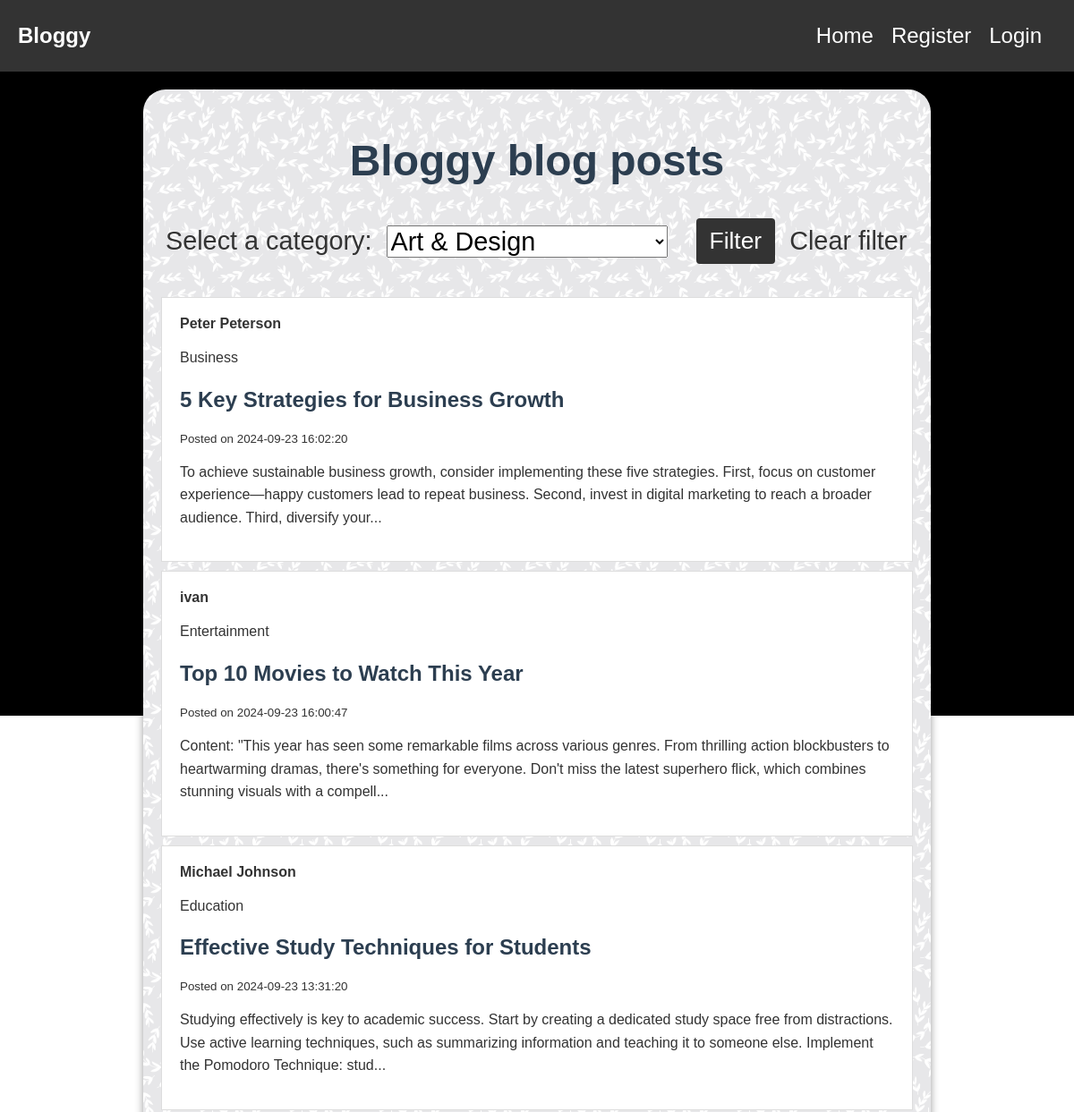
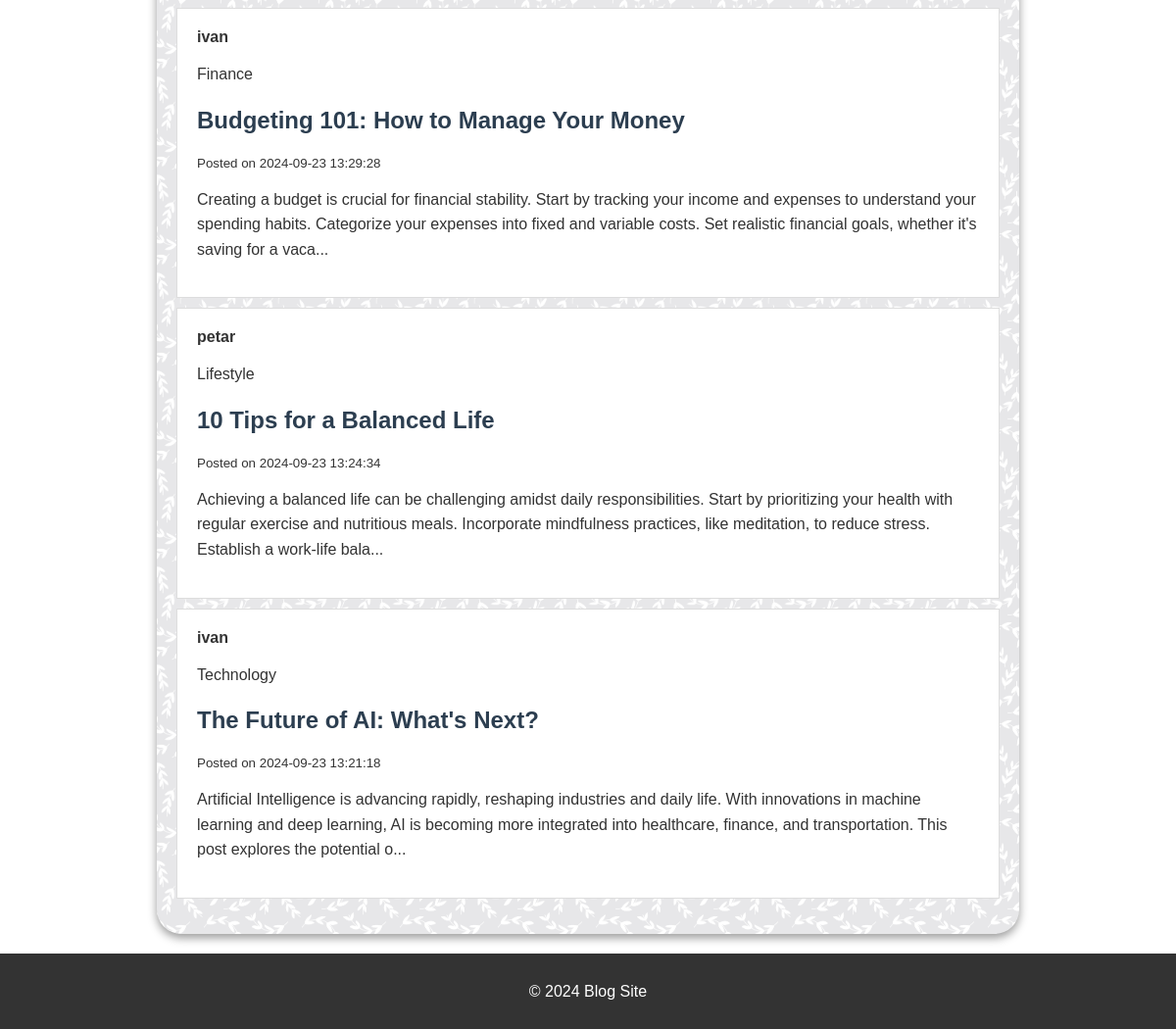
The page / on the database its author committed (2 pictures, top to bottom).
### tables this page shows
CREATE TABLE `blog_post` (
  `blog_id` int NOT NULL,
  `title` varchar(150) NOT NULL,
  `content` varchar(5000) DEFAULT NULL,
  `user_id` int NOT NULL,
  `created_timestamp` timestamp NOT NULL DEFAULT CURRENT_TIMESTAMP,
  `category_id` int NOT NULL
);

CREATE TABLE `user` (
  `user_id` int NOT NULL,
  `user_name` varchar(50) NOT NULL,
  `email` varchar(50) NOT NULL,
  `password` char(60) NOT NULL
);

CREATE TABLE `category` (
  `category_id` int NOT NULL,
  `name` varchar(25) NOT NULL
);

### index.php (called while the page is built, shortened)
<?php
require_once 'config/init.php';
$blogPostModel = new Post($connection);
$posts = $blogPostModel->get_posts();
$categories = $blogPostModel->get_categories();
$title = "Bloggy blog posts";
include 'views/home.php';
$content = ob_get_clean();
include 'views/layout.php';

### models/Post.php (called while the page is built, shortened)
<?php
class Post
{
    private $conn;
    public function __construct($db)
    {
        $this->conn = $db;
    }
    public function get_posts($category_id = null)
    {
        if ($category_id) {
            $stmt = $this->conn->prepare("SELECT bp.*, u.user_name FROM blog_post AS bp JOIN user AS u ON bp.user_id = u.user_id WHERE category_id = :category_id  ORDER BY created_timestamp DESC;");
            $stmt->bindParam(':category_id', $category_id);
        } else {
            $stmt = $this->conn->prepare("SELECT bp.*, u.user_name FROM blog_post AS bp JOIN user AS u ON bp.user_id = u.user_id ORDER BY created_timestamp DESC;");
        }
        if ($stmt->execute()) {
            $posts = $stmt->fetchAll(PDO::FETCH_ASSOC);
            return $posts;
        }
        return [];
    }
    public function get_category_name($id)
    {
        $stmt = $this->conn->prepare("SELECT name FROM category WHERE category_id = :category_id;");
        $stmt->bindParam(':category_id', $id);
        if ($stmt->execute()) {
            $post = $stmt->fetchColumn();
            return $post;
        }
        return null;
    }
    public function get_categories()
    {
        $stmt = $this->conn->prepare("SELECT * FROM category ORDER BY name;");
        if ($stmt->execute()) {
            $categories = $stmt->fetchAll(PDO::FETCH_ASSOC);
            return $categories;
        }
        return [];
    }
}

### views/home.php (the view, shortened to what this page needs)
<h1><?php echo htmlspecialchars($title); ?></h1>
<?php if (!isset($_GET['user_id'])): ?>
    <form class="filter-form" action="index.php" method="POST">
        <label for="category">Select a category:</label>
        <select id="category" name="category_id" required>
            <?php foreach ($categories as $category): ?>
                <option
                    value="<?php echo htmlspecialchars($category['category_id']); ?>">
                    <?php echo htmlspecialchars($category['name']); ?>
                </option>
            <?php endforeach; ?>
        </select>
        <button type="submti">Filter</button>
        <a href="/blog_app/index.php">Clear filter</a>
    </form>
<?php endif; ?>
<?php if (!empty($posts)): ?>
    <div class="posts-wrapper">
        <ul>
            <?php foreach ($posts as $post): ?>
                <div class="blog-post">
                    <li>
                        <a class="post-username" href="/blog_app/user.php?user_id=<?php echo htmlspecialchars($post['user_id']) ?>">
                            <?php echo htmlspecialchars($post['user_name']) ?>
                        </a>
                        <p class="category">
                            <?php echo $blogPostModel->get_category_name($post['category_id']) ?>
                        </p>
                        <a href="/blog_app/post.php?blog_id=<?php echo htmlspecialchars($post['blog_id']) ?>">
                            <h2><?php echo htmlspecialchars($post['title']); ?></h2>
                            <small>Posted on <?php echo htmlspecialchars($post['created_timestamp']); ?></small>
                            <p class="post-content"><?php echo htmlspecialchars(substr($post['content'], 0, 250) . '...'); ?></p>
                        </a>
                    </li>
                </div>
            <?php endforeach; ?>
        </ul>
    </div>
<?php else: ?>
    <p>No posts available.</p>
<?php endif; ?>

### views/layout.php (shortened to what this page needs)
<!DOCTYPE html>
<html lang="en">
<head>
    <link rel="stylesheet" href="/blog_app/public/css/styles.css">
</head>
<body>
    <div class="main-content">
        <?php include 'partials/nav.php'; ?>
        <div class="content">
            <?php echo $content; ?>
        </div>
        <footer>
            <p>&copy; <?php echo date("Y"); ?> Blog Site</p>
        </footer>
    </div>
</body>
</html>

### partials/nav.php (shortened to what this page needs)
<nav>
    <div class="nav-container">
        <a href="/blog_app/index.php" class="logo">Bloggy</a>
        <ul class="nav-links">
            <li><a href="/blog_app/index.php">Home</a></li>
            <?php if (isset($_SESSION['user_id'])): ?>
                <li><a href="/blog_app/user.php?user_id=<?php echo $_SESSION['user_id'] ?>">My Profile</a></li>
                <li><a href="/blog_app/add_blog.php">New Post</a></li>
                <li><a href="/blog_app/logout.php">Logout</a></li>
            <?php else: ?>
                <li><a href="/blog_app/register.php">Register</a></li>
                <li><a href="/blog_app/login.php">Login</a></li>
            <?php endif; ?>
        </ul>
    </div>
</nav>

### public/css/styles.css (style rules this page uses)
html, body { min-height: 100vh !important; margin: 0; font-family: Arial, sans-serif; color: #333; display: flex; flex-direction: column; }
a { text-decoration: none; color: inherit; transition: color 0.3s; }
h1, h2 { color: #2c3e50; }
h1 { font-size: 3rem; margin-bottom: 0; text-align: center; }
h2 { margin-top: 20px; }
p { line-height: 1.6; }
.comment-username, .post-username { font-weight: bold; }
footer { text-align: center; padding: 10px 0; background-color: #333; color: white; margin-top: auto !important; }
.filter-form { display: flex; flex-direction: row; align-items: center; max-width: 100%; font-size: 1.8rem; margin: 1rem auto; padding: 5px; }
.filter-form select { margin: 1rem; font-size: 1.8rem; }
.filter-form button { margin: 1rem; font-size: 1.65rem; }
button { padding: 10px 15px; background-color: #333; color: white; border: none; border-radius: 4px; cursor: pointer; }
.posts-wrapper > ul, .comments-wrapper ul { list-style-type: none !important; padding: 0; }
.blog-post { background: white; padding: 20px; margin-bottom: 10px; border: 1px solid #ddd; transition: transform 0.3s, background-color 0.3s; }
.content { background-image: url("../img/leaves_tiles.jpg"); background-repeat: repeat; background-size: 100px; position: relative; min-height: 90vh; z-index: 1; padding-top: 60px; background-color: whitesmoke; flex: 1; max-width: 90%; width: 70%; margin: 20px auto; padding: 20px; box-shadow: 0 4px 10px rgba(0, 0, 0, 0.4); border-radius: 25px; }
nav { background-color: #333; box-shadow: 0 4px 10px rgba(0, 0, 0, 0.4); padding: 10px 20px; }
.nav-container { display: flex; justify-content: space-between; align-items: center; }
.logo { font-size: 1.5rem; font-weight: bold; text-decoration: none; color: white; }
.nav-links { list-style: none; background-color: #333; display: flex; align-items: right; margin: 0; padding: 1rem; z-index: 100; }
.nav-links li { margin-left: 20px; }
.nav-links a { text-decoration: none; color: white; font-size: 1.5rem; transition: color 0.3s; }

### rows shown on the page
blog_post: user.user_name "Peter Peterson", category.name "Business", title "5 Key Strategies for Business Growth", created_timestamp "2024-09-23 16:02:20", content "To achieve sustainable business growth, consider implementing these five strategies. First, focus on customer experience—happy customers lead to repeat business. Second, invest in digital marketing to reach a broader audience. Third, diversify your..."
blog_post: user.user_name "ivan", category.name "Entertainment", title "Top 10 Movies to Watch This Year", created_timestamp "2024-09-23 16:00:47", content "Content: \"This year has seen some remarkable films across various genres. From thrilling action blockbusters to heartwarming dramas, there's something for everyone. Don't miss the latest superhero flick, which combines stunning visuals with a compell..."
blog_post: user.user_name "Michael Johnson", category.name "Education", title "Effective Study Techniques for Students", created_timestamp "2024-09-23 13:31:20", content "Studying effectively is key to academic success. Start by creating a dedicated study space free from distractions. Use active learning techniques, such as summarizing information and teaching it to someone else. Implement the Pomodoro Technique: stud..."
blog_post: user.user_name "ivan", category.name "Finance", title "Budgeting 101: How to Manage Your Money", created_timestamp "2024-09-23 13:29:28", content "Creating a budget is crucial for financial stability. Start by tracking your income and expenses to understand your spending habits. Categorize your expenses into fixed and variable costs. Set realistic financial goals, whether it's saving for a vaca..."
blog_post: user.user_name "petar", category.name "Lifestyle", title "10 Tips for a Balanced Life", created_timestamp "2024-09-23 13:24:34", content "Achieving a balanced life can be challenging amidst daily responsibilities. Start by prioritizing your health with regular exercise and nutritious meals. Incorporate mindfulness practices, like meditation, to reduce stress. Establish a work-life bala..."
blog_post: user.user_name "ivan", category.name "Technology", title "The Future of AI: What's Next?", created_timestamp "2024-09-23 13:21:18", content "Artificial Intelligence is advancing rapidly, reshaping industries and daily life. With innovations in machine learning and deep learning, AI is becoming more integrated into healthcare, finance, and transportation. This post explores the potential o..."

### other values the page prints
$title "Bloggy blog posts"
form field category_id "Art & Design"
